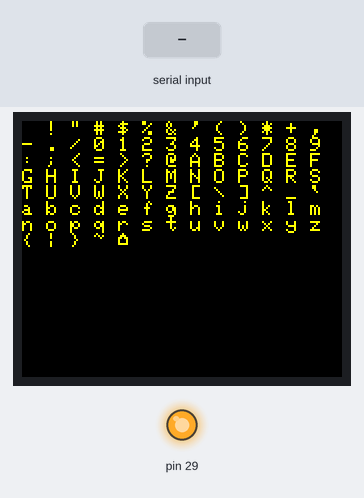
A sketch run on a simulated Arduino Mega 2560, built with avr-gcc and run on an emulated ATmega2560. On the bench: 160×128 colour display, output pins drawn as LEDs (lit = HIGH). The test bench sets the inputs (shaded band).

Above: at 1.2 s.
1.3 s: "1" received over Serial
At 2.0 s:
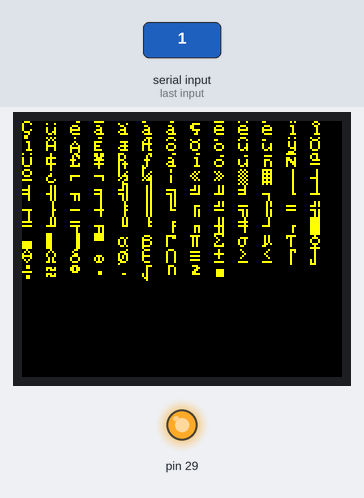
Timing chart, 0 to 4.3 s (numbered marks = the images above; inputs shaded):
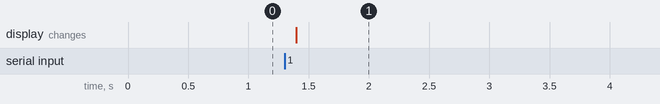

Measured:
- after the input at 1.3 s, the display: changes after 0.10 s (image 1)

The sketch:

Char_To_ST7735.ino
```cpp
#include <Adafruit_GFX.h>    // Core graphics library
#include <Adafruit_ST7735.h> // Hardware-specific library for ST7735
#include <Adafruit_ST7789.h> // Hardware-specific library for ST7789
#include <SPI.h>

#define SPI01 // Дисплей на SPI1

#if defined(SPI01)        // для RP2040 SPI1
#define TFT_CS        13  // GP13 - CS
#define TFT_RST       14  // GP14 - RESET
#define TFT_DC        15  // GP15 - A0
#define TFT_MISO      12  // GP12 - MISO (MISO, RX)
#define TFT_MOSI      11  // GP11 - SDA  (MOSI, TX)
#define TFT_SCLK      10  // GP10 - SCK

#else                       // для RP2040 SPI0
#define TFT_CS        5   // GP5 - CS
#define TFT_RST       6   // GP6 - RESET
#define TFT_DC        7   // GP7 - A0
#define TFT_MISO      4   // GP4 - MISO (MISO, RX)
#define TFT_MOSI      3   // GP3 - SDA  (MOSI, TX)
#define TFT_SCLK      2   // GP2 - SCK
#endif

// For ST7735-based displays, we will use this call
Adafruit_ST7735 tft = Adafruit_ST7735(TFT_CS, TFT_DC, TFT_MOSI, TFT_SCLK, TFT_RST);


bool stops = 0;
void setup() {
  Serial.begin(115200);
  //delay(10000);
  pinMode(29, OUTPUT);
  digitalWrite(29, HIGH); // Led ON

  // Use this initializer if using a 1.8" TFT screen:
  tft.initR(INITR_BLACKTAB);      // Init ST7735S chip, black tab
  tft.setRotation(1);
  tft.setSPISpeed(50000000);
  tft.fillScreen(ST77XX_BLACK);
  tft.setCursor(0, 0);
  tft.setTextWrap(true);
  //tft.setTextColor(ST77XX_WHITE, ST77XX_BLACK);
  tft.setTextColor(ST77XX_YELLOW, ST77XX_BLACK);
  tft.setTextSize(1);
  for (int i = 32; i <= 127; i++) {
    tft.print(char(i));
    tft.print(" ");
  }
  while (!Serial.available());
  tft.fillScreen(ST77XX_BLACK);
  tft.setCursor(0, 0);
  for (int i = 128; i <= 255; i++) {
    tft.print(char(i));
    tft.print(" ");
  }
}

  void loop() {
  }
```
